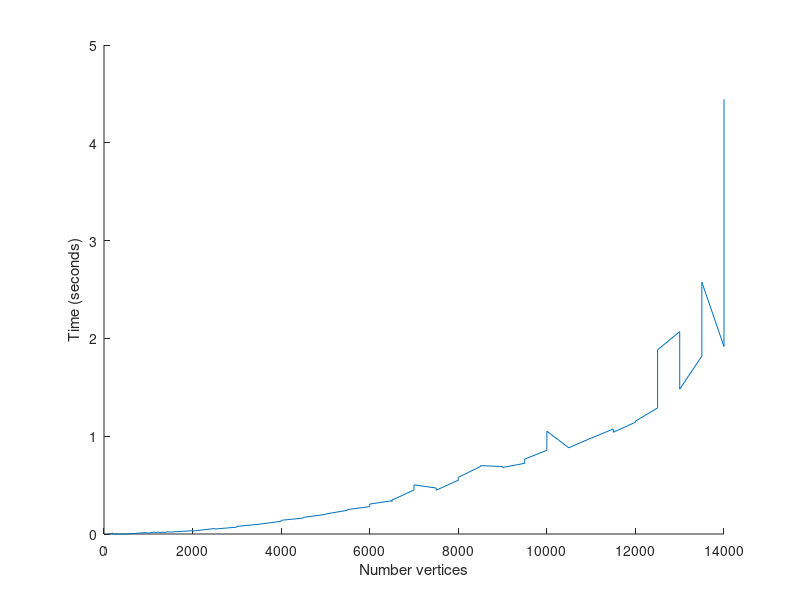

The MATLAB script that drew this image:
%Read results from file
fid = fopen('resultados.txt');
datos = textscan(fid, '%d %f');

%Datos originales
vertices = datos{1};
tiempo = datos{2};

%Promedio datos
verticesPromedio = [];
tiempoPromedio = [];

%Guardar el promedio de tiempo para vertices iguales
for i = 1:(size(vertices)-1)
    verticesPromedio(end+1) = (vertices(i)+vertices(i+1))/2
    tiempoPromedio(end+1) = (tiempo(i)+tiempo(i+1))/2
end%Fin for
    
%Ploting
line(vertices,tiempo);
ylabel('Time (seconds)');
xlabel('Number vertices');
